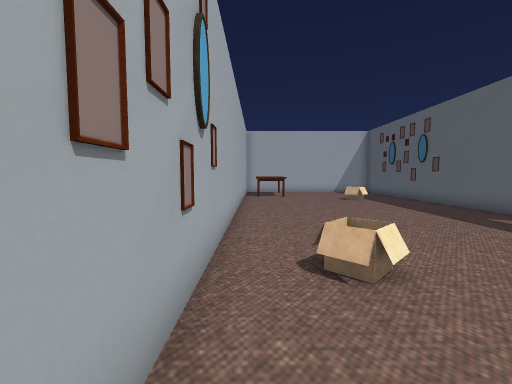
view 1 (above)

19 first-person views from a walk through a level from a Godot 3-D game. The camera is 1.4 m above the floor, tilts 4° down and sees 90° across. The floor is counted in squares, 1 m on a side. Each view is taken from the middle of a square. On the plan, view 1 faces up. The plan holds only what a view shows up to about 13 squares ahead; the rest is blank. The place goes on beyond the plan. Characters and animated objects are left out.

view 2
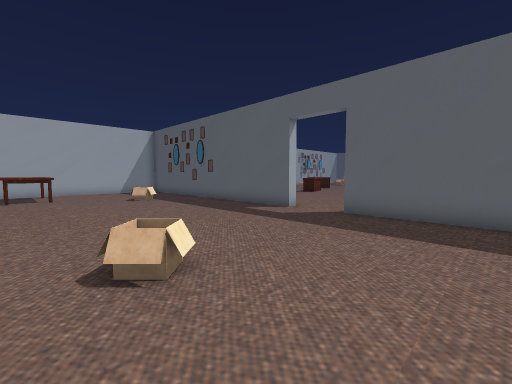

view 3
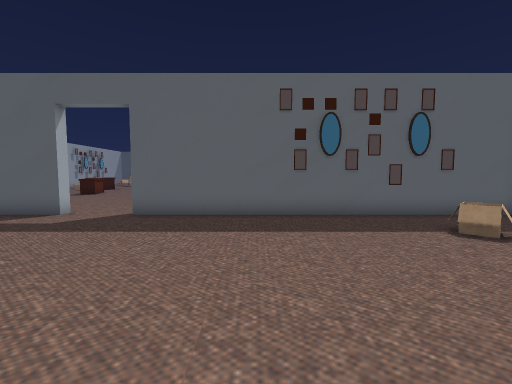

view 4
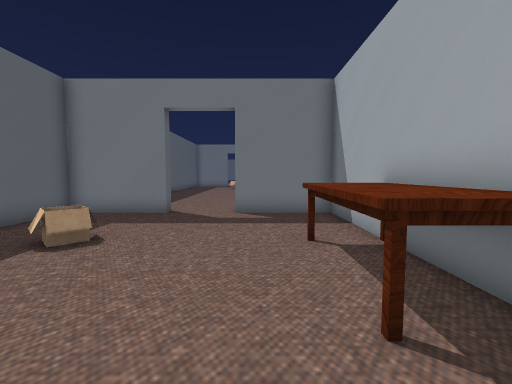

view 5
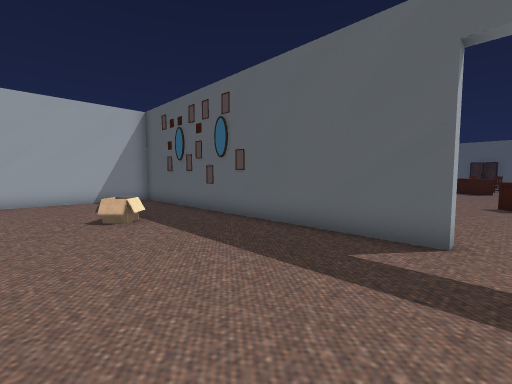

view 6
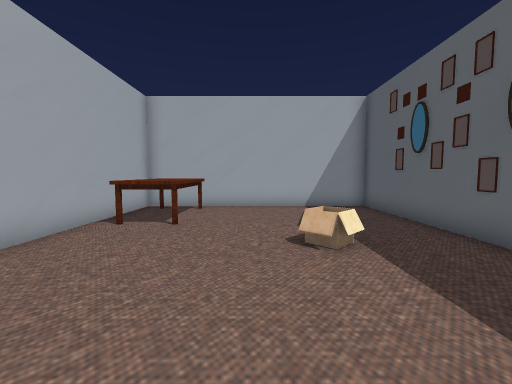

view 7
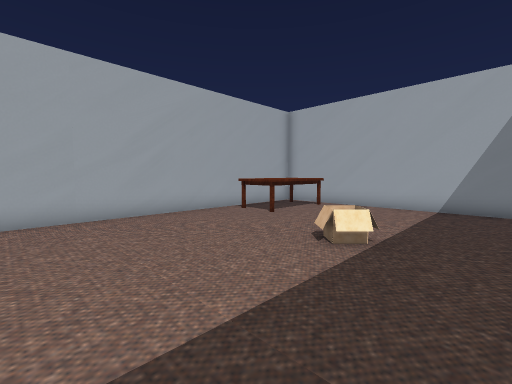

view 8
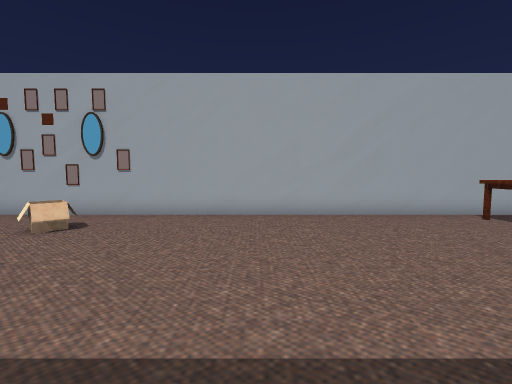

view 9
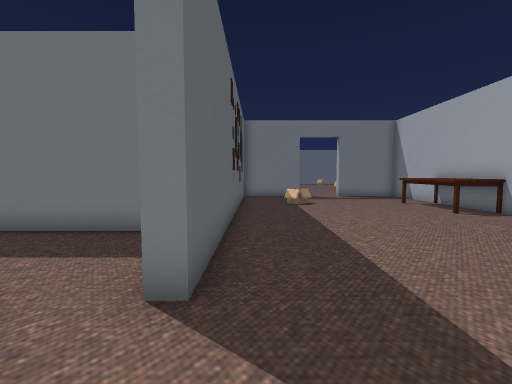

view 10
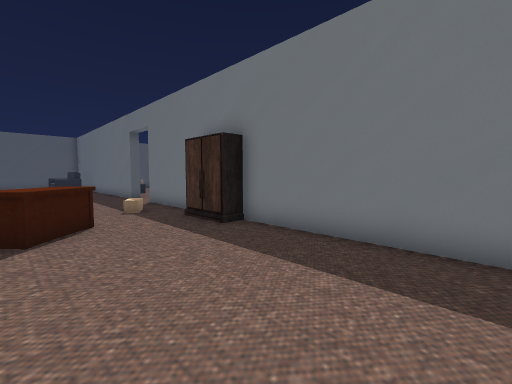

view 11
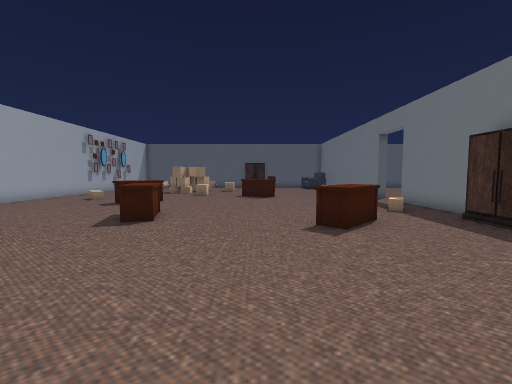

view 12
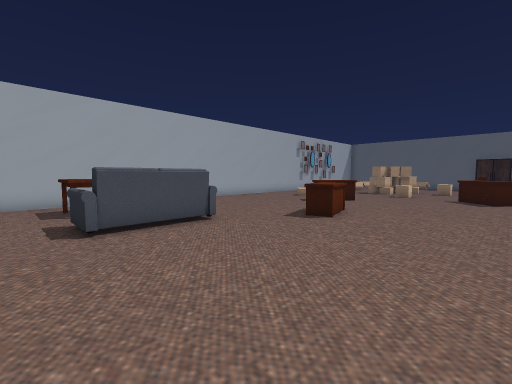

view 13
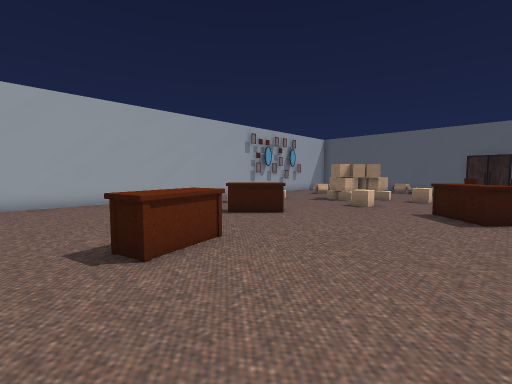

view 14
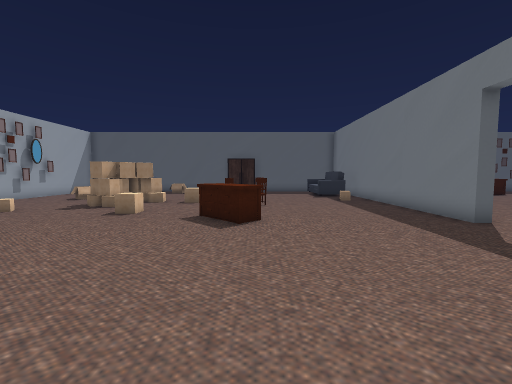

view 15
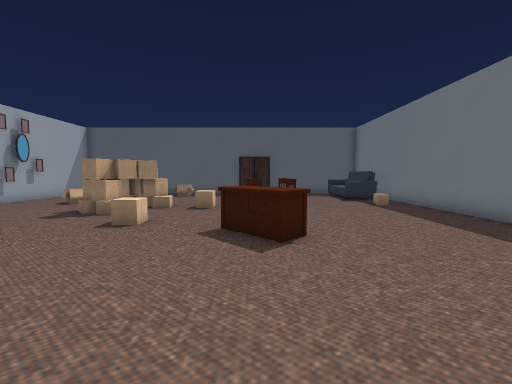

view 16
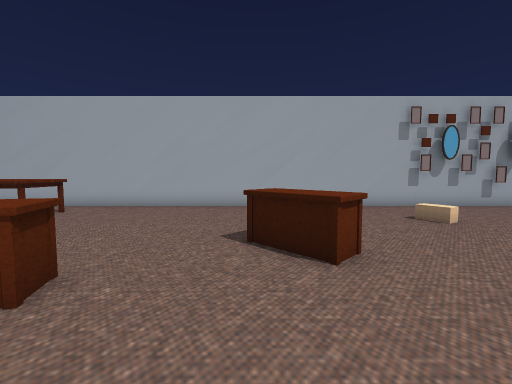

view 17
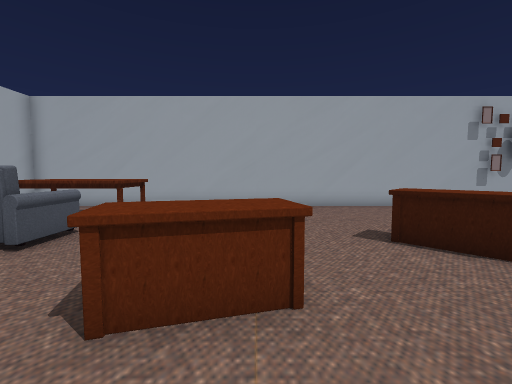

view 18
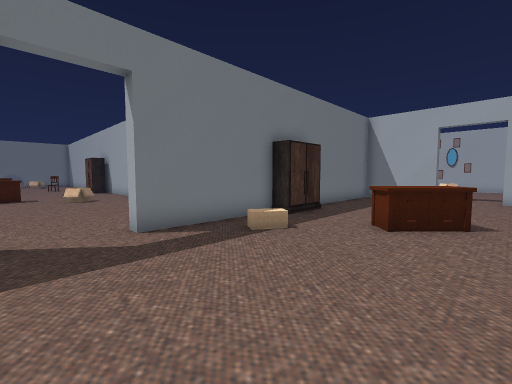

view 19
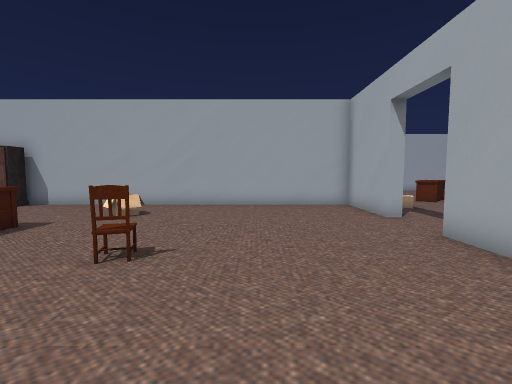

### Floor plan
Points are (right, up) in squares from view 1. A wall is a line through its corners. A room is listed if a view was taken in it or the views show most of it. See-through windows are left out.
Room 1 (views 1, 2, 3, 4, 5, 6, 7, 8, 9)
walls: (9.2, 6.7) (8.8, 6.7) (8.8, 20.2) (-0.7, 20.2) (-0.7, 0.1); (-0.7, -1.6) (-0.7, -9.2) (0.1, -9.2); (7.9, -9.2) (8.8, -9.2) (8.8, 4.3) (9.2, 4.3)
ways out: opening at (9, 5.5) to room 2
objects: table (0, -5) to (1, -2); table (0, 16) to (2, 19); box (1, 3) to (2, 4); box (5, 14) to (6, 14); box (6, -6) to (6, -5)
Room 2 (views 10, 11, 12, 13, 14, 15, 16, 17, 18, 19)
walls: (26.9, 0.3) (25.2, 0.3) (25.2, 0.7) (29.5, 0.7); (17.9, 0.7) (22.7, 0.7) (22.7, 0.3) (19.3, 0.3) (19.3, -9.5); (32.4, 0.7) (33.1, 0.7); (29.5, 20) (29, 20); (9.9, 0.7) (15.2, 0.7); (32.8, 20) (32.2, 20); (33.4, 20.2) (9.3, 20.2)
ways out: opening at (9, 5.5) to room 1
objects: sofa (11, 14) to (15, 15); table (12, 17) to (15, 18); wardrobe (16, 1); dresser (17, 4) to (18, 6); dresser (17, 11) to (19, 12); box (22, -9) to (23, -8); dresser (22, 13) to (24, 15); dresser (25, 7) to (27, 9); chair (27, -6); box (27, 12); other object (29, 7); other object (29, 8); box (29, 12) to (31, 14); other object (31, 7); box (31, 10); box (32, 16) to (33, 17)

Positions as (right, up) in squares from view 1, and headings:
1: (0, 0), facing up
2: (0, 0), facing up-right
3: (0, 0), facing right
4: (2, 0), facing down
5: (3, 6), facing up-right
6: (4, 9), facing up
7: (8, 9), facing up-left
8: (8, 9), facing left
9: (8, 7), facing down
10: (10, 6), facing down-right
11: (10, 8), facing right
12: (10, 7), facing up-right
13: (16, 7), facing up-right
14: (18, 7), facing right
15: (20, 8), facing right
16: (22, 9), facing up
17: (19, 9), facing up
18: (25, 7), facing down-left
19: (31, -4), facing left
